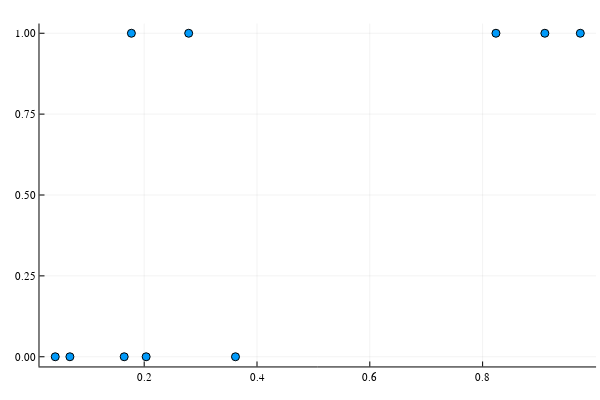

The cell this chart's notebook holds for it:
### Code cell
using Random

Random.seed!(0)
x = sort(rand(10))
y = [0, 0, 0, 1, 0, 1, 0, 1, 1, 1]
scatter(x, y, leg=false)

### Figure 1 — Plotly figure (JSON) as saved in the notebook; plotly's stock layout.template omitted (floating-point values rounded to 4 significant figures)
{"data": [{"colorbar": {"title": ""}, "legendgroup": "y1", "marker": {"color": "rgba(0, 154, 250, 1.000)", "line": {"color": "rgba(0, 0, 0, 1.000)", "width": 1}, "size": 8, "symbol": "circle"}, "mode": "markers", "name": "y1", "showlegend": true, "type": "scatter", "x": [0.0423, 0.06827, 0.1646, 0.1773, 0.2035, 0.2789, 0.3618, 0.8236, 0.9104, 0.9732], "xaxis": "x1", "y": [0, 0, 0, 1, 0, 1, 0, 1, 1, 1], "yaxis": "y1", "zmax": null, "zmin": null}], "layout": {"annotations": [], "height": 400, "margin": {"b": 20, "l": 0, "r": 0, "t": 20}, "paper_bgcolor": "rgba(255, 255, 255, 1.000)", "plot_bgcolor": "rgba(255, 255, 255, 1.000)", "showlegend": false, "width": 600, "xaxis": {"anchor": "y1", "domain": [0.06582, 0.9934], "gridcolor": "rgba(0, 0, 0, 0.100)", "gridwidth": 0.5, "linecolor": "rgba(0, 0, 0, 1.000)", "mirror": false, "range": [0.01437, 1.001], "showgrid": true, "showline": true, "showticklabels": true, "tickangle": 0, "tickcolor": "rgb(0, 0, 0)", "tickfont": {"color": "rgba(0, 0, 0, 1.000)", "family": "sans-serif", "size": 11}, "tickmode": "array", "ticks": "inside", "ticktext": ["0.2", "0.4", "0.6", "0.8", "1.0"], "tickvals": [0.2, 0.4, 0.6, 0.8, 1], "title": "", "titlefont": {"color": "rgba(0, 0, 0, 1.000)", "family": "sans-serif", "size": 15}, "type": "-", "visible": true, "zeroline": false, "zerolinecolor": "rgba(0, 0, 0, 1.000)"}, "yaxis": {"anchor": "x1", "domain": [0.03762, 0.9902], "gridcolor": "rgba(0, 0, 0, 0.100)", "gridwidth": 0.5, "linecolor": "rgba(0, 0, 0, 1.000)", "mirror": false, "range": [-0.03, 1.03], "showgrid": true, "showline": true, "showticklabels": true, "tickangle": 0, "tickcolor": "rgb(0, 0, 0)", "tickfont": {"color": "rgba(0, 0, 0, 1.000)", "family": "sans-serif", "size": 11}, "tickmode": "array", "ticks": "inside", "ticktext": ["0.00", "0.25", "0.50", "0.75", "1.00"], "tickvals": [0, 0.25, 0.5, 0.75, 1], "title": "", "titlefont": {"color": "rgba(0, 0, 0, 1.000)", "family": "sans-serif", "size": 15}, "type": "-", "visible": true, "zeroline": false, "zerolinecolor": "rgba(0, 0, 0, 1.000)"}}}
